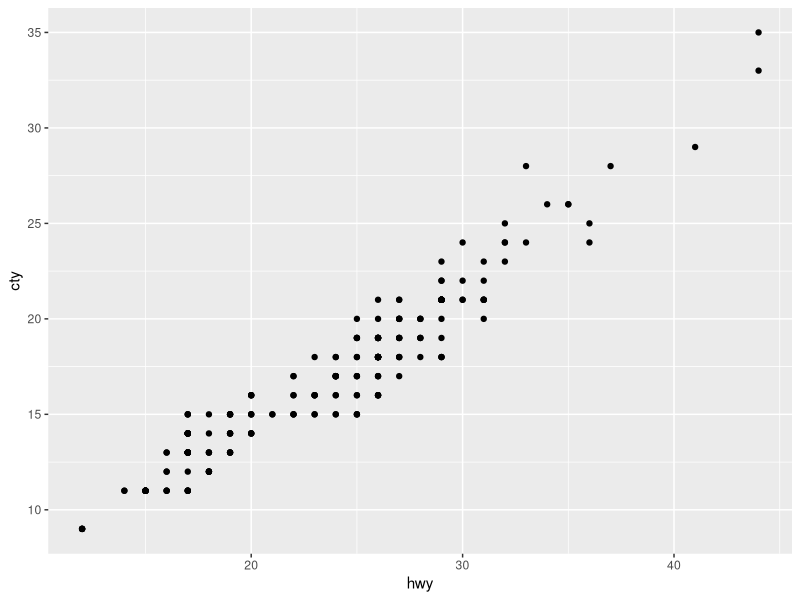
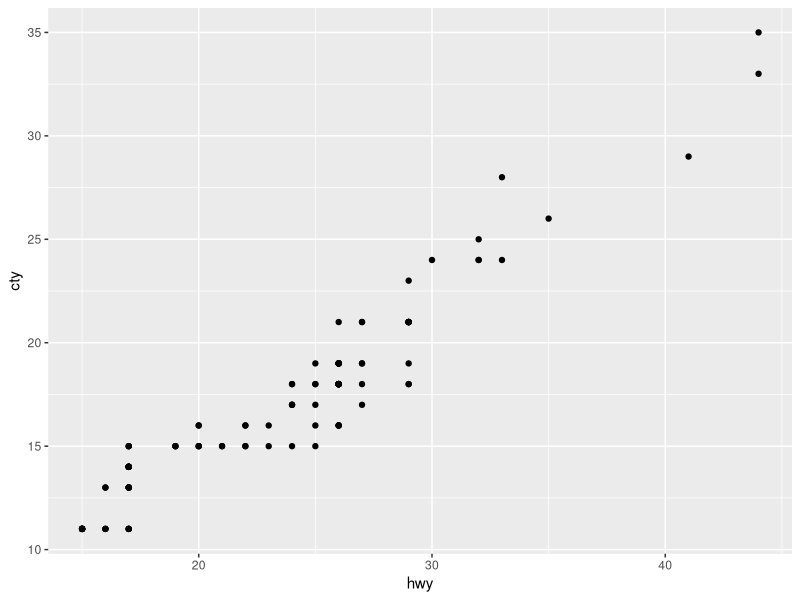
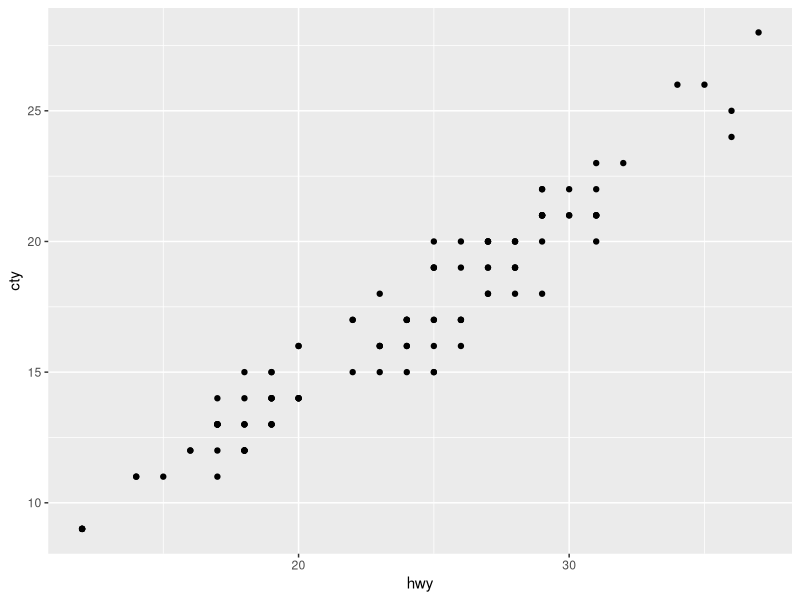

R code for these plots, in order:
## ---- chunk 1
knitr::opts_chunk$set(echo = TRUE)
## ---- chunk 2
cel <- (c(15, -10) - 32) * (5/9)
cel
## ---- chunk 3
vec200 <- rep(c(1, 0), 100)
vec200
## ---- chunk 4
perfSquareNum <- 1
numPerfect <- 0
while (perfSquareNum <= 1001) {
  if ((perfSquareNum * perfSquareNum)   <=1001) {
    numPerfect <- (numPerfect + 1)
  }
  perfSquareNum <- (perfSquareNum + 1)
}
numPerfect
## ---- chunk 5
library(ggplot2)
top3 <- head(mpg[order(-mpg$hwy),], n = 3)
top3
## ---- chunk 6
numCompact <- length(unique(mpg[["model"]]))
numCompact
## ---- chunk 7
ggplot(mpg, aes(x=hwy, y=cty)) + geom_point()
## ---- chunk 8
mpg1999 <- mpg[which(mpg$year == 1999),]
ggplot(mpg1999, aes(x=hwy, y=cty)) + geom_point()
mpg2008 <- mpg[which(mpg$year == 2008),]
ggplot(mpg2008, aes(x=hwy, y=cty)) + geom_point()
